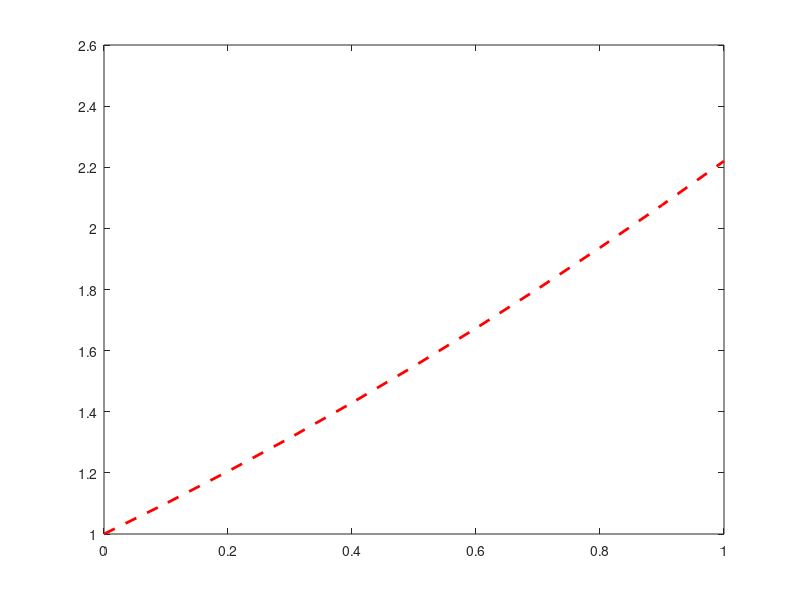

The MATLAB source for this figure:
% This code integrates on [x0,xf] a model equation 
%   y' = sqrt(y) 
%   y(x0)=y0.
% The integration is done by the simple Euler method.


% Set the parameters of the problem:
clear all
clc


x0=0; 
xf=1;                          % beginning and ending values of x
h=0.1;                         % step size in x
y0=1;                          % initial value of y

x=[x0:h:xf];                   % this is the vector of x values


% Solve the equation using the simple Euler method:
y(1)=y0;
for i=1:length(x)-1
    y(i+1)=y(i)+h*sqrt(y(i));
end

figure(10101);
plot(x,y,'r--','linewidth',2)
